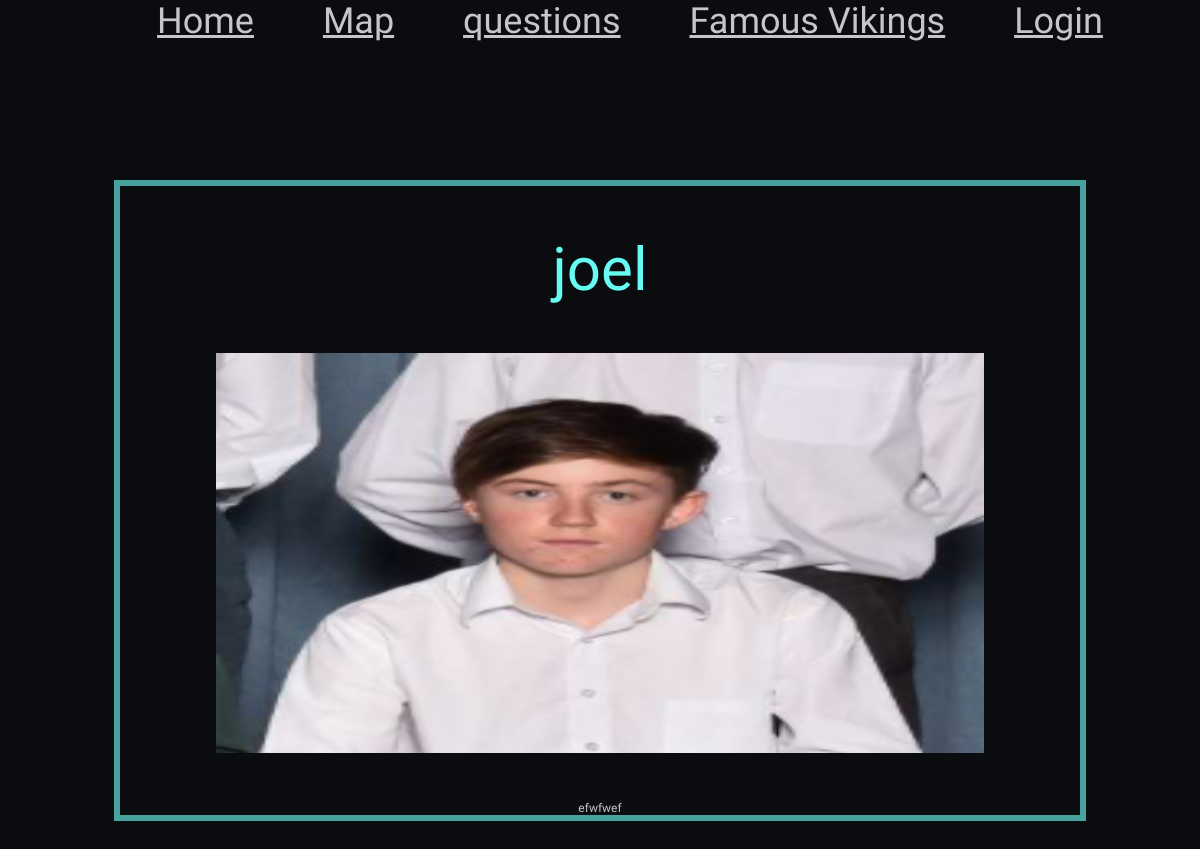
Page /famous_click?viking_id=1 on the earlier database version.
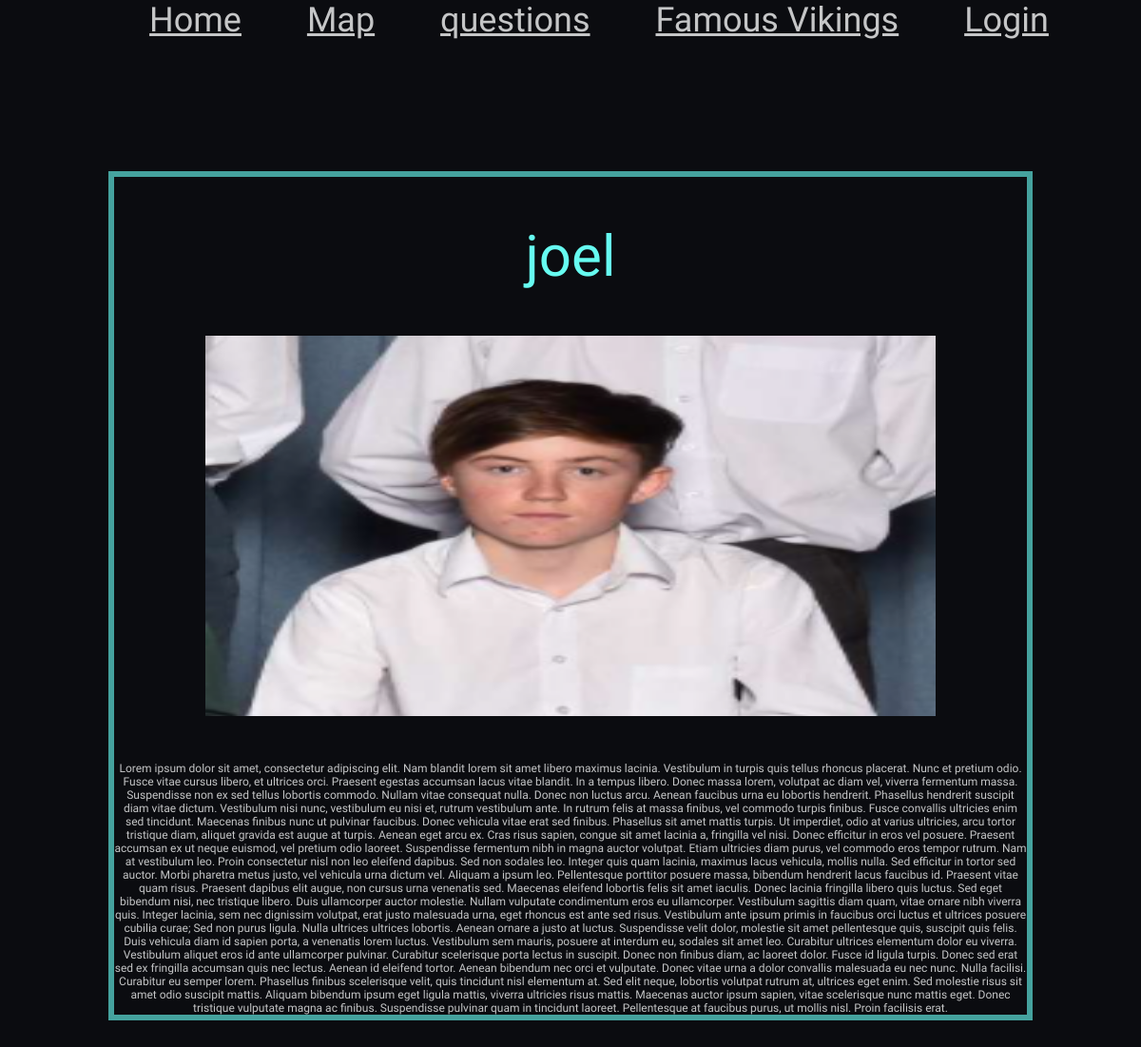
Same page on the later database version.
### models.py (models this page shows)
class Famous_Viking(db.Model):
    __tablename__ = "Famous_Viking"
    id = db.Column(db.Integer, primary_key=True, autoincrement=True)
    name = db.Column(db.String(225), unique=True)
    age = db.Column(db.Integer)
    fid = db.Column(db.Integer, db.ForeignKey('Faction.id'), nullable = False)
    wid = db.Column(db.Integer, db.ForeignKey('Weapon.id'), nullable = False)
    kill = db.Column(db.Integer)
    rating = db.Column(db.Integer)
    description = db.Column(db.String())
    img = db.Column(db.String())

### main.py (the view)
@app.route('/famous_click', methods=['POST', 'GET'])
def famous_click():
    current_user = session.get('name')
    viking_id = request.args.get('viking_id')
    print(viking_id)
    stats = models.Famous_Viking.query.filter_by(id = viking_id).all()
    print(stats)
    return render_template('famous_click.html', page_title="famous", user = current_user, stats = stats)

### templates/famous_click.html
{% extends 'layout.html' %}
{% block content %}
{% for stat in stats %}
  <div class = "wrapper_click">
      <div class = "click_title">
        <p>{{ stat.name }}</p>
      </div>
      <div class = "click_img">
         <img src="/static/image/{{stat.img}}">
      </div>
      <div class = "writing">
        <p> {{ stat.description}}
      </div>
  </div>
{% endfor %}
{% endblock %}

### templates/layout.html (shortened to what this page needs)
</html>
<!DOCTYPE html>
<html>
  <head>
   <link rel="stylesheet" href="{{ url_for('static', filename='css/style.css') }}">
  </head>
  <body id="overall">
  {% include 'nav.html' %}
  {% block content %}
  {% endblock %}
  </body>
</html>

### templates/nav.html (shortened to what this page needs)
{% if user == None %}
<div class = "nav">
    <a href="/">Home</a>
    <a href="/map">Map</a>
    <a href="/question">questions</a>
    <a href="/famous">Famous Vikings</a>
    <a href="/login">Login</a>
</div>
{% endif %}

### static/css/style.css (style rules this page uses)
:root { --clr-primary: #0B0C10; --clr-neutral: #C5C6C7; --clr-neutral-100: #45A29E; --clr-neutral-200: #66FCF1; --font-family: 'Squada One', cursive; }
body, h1, h2, p { margin: 0; }
p, input { font-family: var(--font-family); font-size: 1vw; }
#overall { background-color: var(--clr-primary); }
.nav { background-color: var(--clr-primary); width:100%; height:7.5%; text-align: center; font-size: 3vw; font-family: var(--font-family); }
.nav a { color: var(--clr-neutral); margin-left:5%; }
.wrapper_click { width:80%; height:flex; border: 0.5vw solid var(--clr-neutral-100); margin: auto; margin-top:10%; margin-bottom: 10%; text-align: center; }
.click_title { padding: 5% 0 5% 0; }
.click_title p { color: var(--clr-neutral-200); font-size: 5vw; }
.click_img img { width:80%; height: 50%; margin-bottom: 5%; }
.writing { color: var(--clr-neutral); }

Differences in the rows shown:
changed Famous_Viking "joel": description "efwfwef" → "Lorem ipsum dolor sit amet, consectetur adipiscing elit. Nam blandit lorem sit amet libero maximus lacinia. Vestibulum in turpis quis tellus rhoncus placerat. Nunc et pretium odio. Fusce vitae cursus libero, et ultrices orci. Praesent egestas accumsan lacus vitae blandit. In a tempus libero. Donec massa lorem, volutpat ac diam vel, viverra fermentum massa. Suspendisse non ex sed tellus lobortis commodo. Nullam vitae consequat nulla. Donec non luctus arcu. Aenean faucibus urna eu lobortis hendrerit. Phasellus hendrerit suscipit diam vitae dictum. Vestibulum nisi nunc, vestibulum eu nisi et, rutrum vestibulum ante. In rutrum felis at massa finibus, vel commodo turpis finibus. Fusce convallis…"
